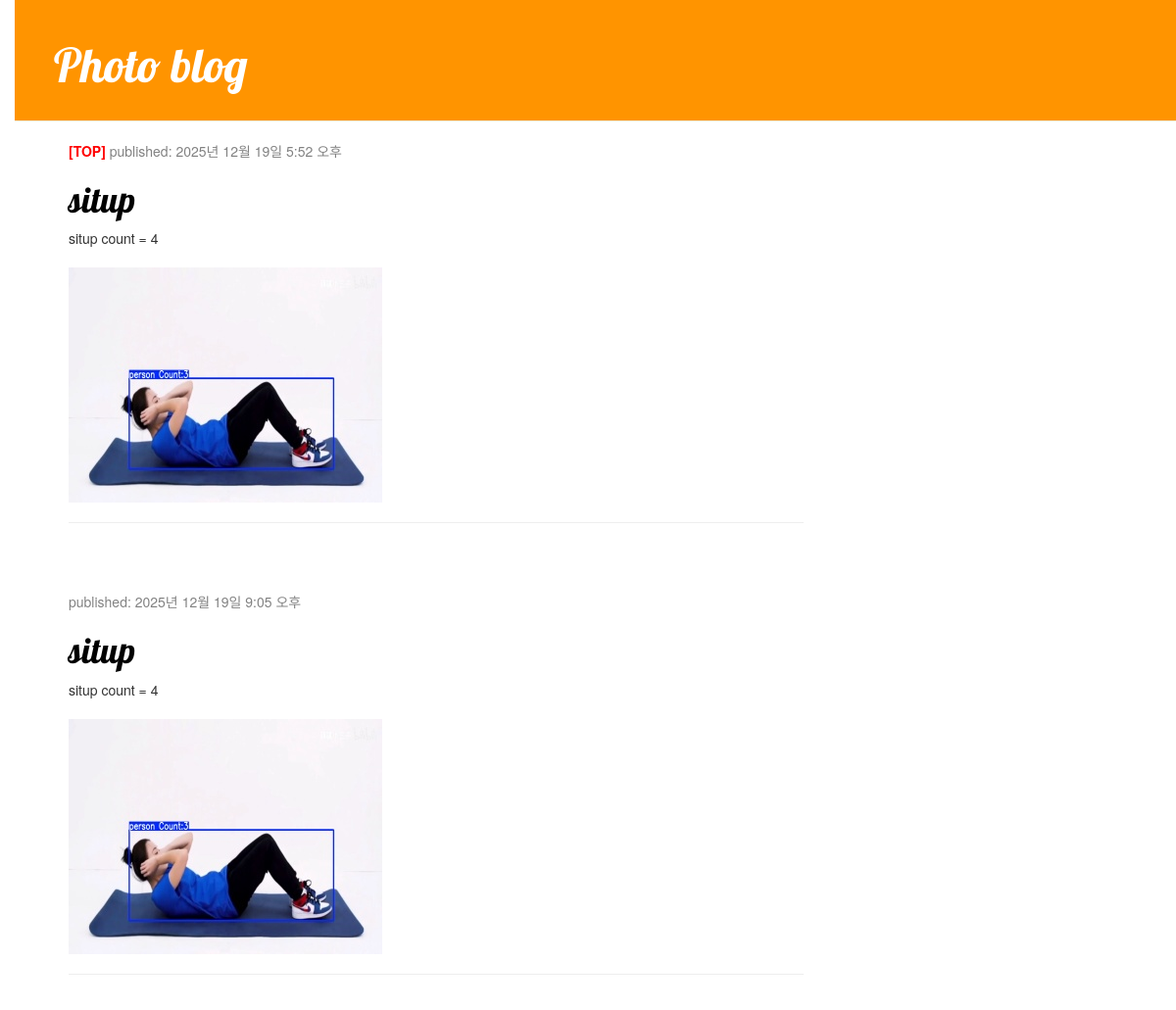
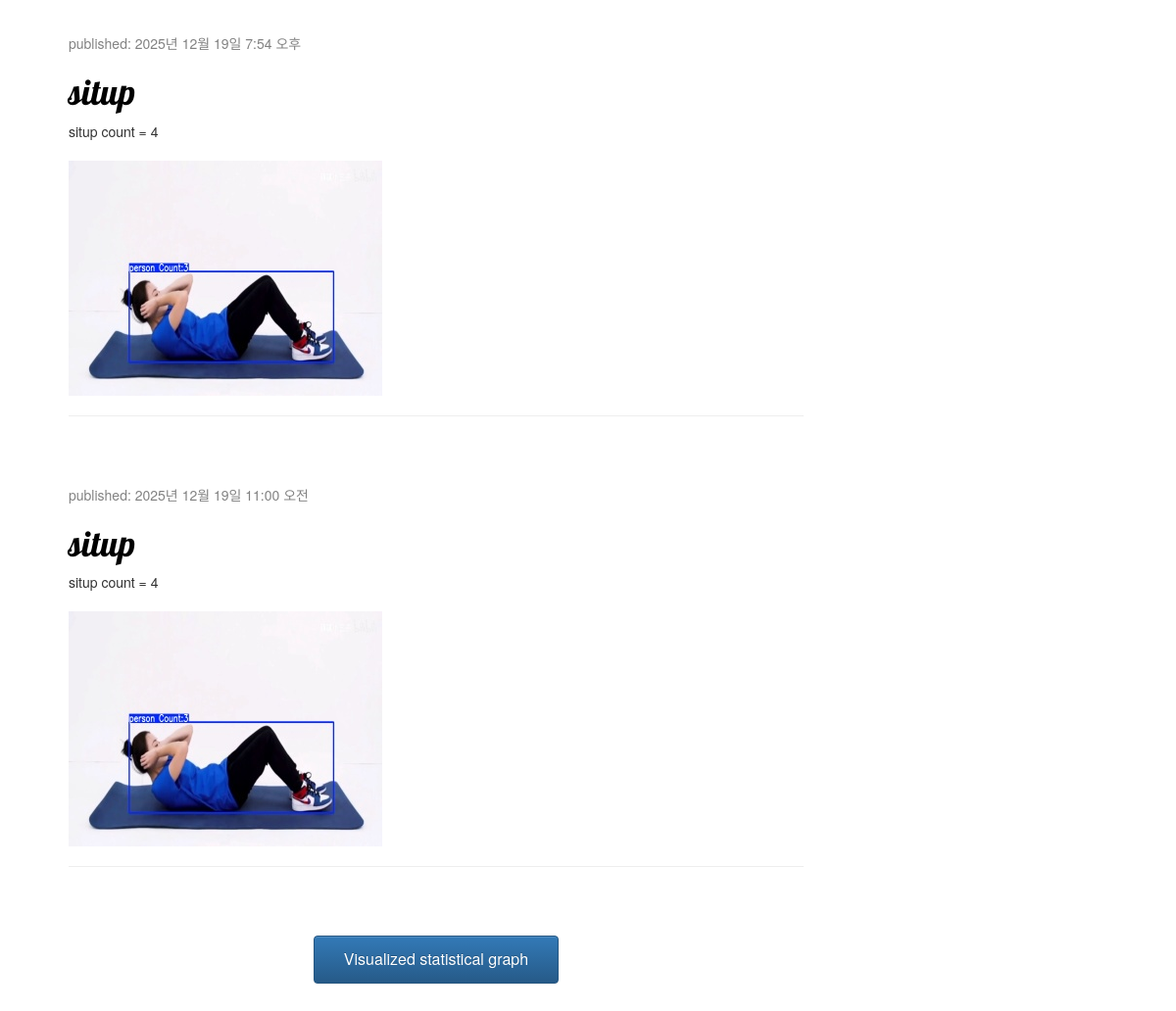
The page / on the database its author committed (2 pictures, top to bottom).
### blog/models.py (models this page shows, shortened)
class Post(models.Model):
    author = models.ForeignKey(settings.AUTH_USER_MODEL, on_delete=models.CASCADE)
    title = models.CharField(max_length=200)
    text = models.TextField()
    created_date = models.DateTimeField(default=timezone.now)
    published_date = models.DateTimeField(blank=True, null=True)
    is_pinned = models.BooleanField(default=False)
    image = models.ImageField(
        upload_to='blog_image/%Y/%m/%d/',
        default='blog_image/default_error.png',
        blank=True,
        null=True
    )

### blog/views.py (the view)
# urls.py: path('', views.post_list, name='post_list'),
def post_list(request):
    posts = Post.objects.filter(
        published_date__lte=timezone.now()
    ).order_by('-is_pinned', '-published_date')
    return render(request, 'blog/post_list.html', {'posts': posts})

### blog/templates/blog/post_list.html
{% extends 'blog/base.html' %}
{% block content %}
  {% for post in posts %}
<div class="post">
    <div class="date">
        <p>
            {% if post.is_pinned %}
            <span style="color:red; font-weight:bold;">[TOP]</span>
            {% endif %}
            published: {{ post.published_date }}
        </p>
    </div>
    <h1>
        <a href="{% url 'post_detail' pk=post.pk %}">
            {{ post.title }}
        </a>
    </h1>
    <p>{{ post.text|linebreaksbr }}</p>
    {% if post.image %}
    <img src="{{ post.image.url }}"
         alt="{{ post.title }}"
         class="rounded intruder-image-list"
         style="max-width: 100%; margin-top: 10px;">
    {% endif %}
    <hr>
</div>
  {% empty %}
<p>No posts have been published yet.</p>
  {% endfor %}
<div style="text-align:center; margin: 40px 0;">
    <a href="{% url 'situp_stats' %}"
       class="btn btn-primary"
       style="padding: 12px 30px; font-size: 16px;">
        Visualized statistical graph
    </a>
</div>
{% endblock %}

### blog/templates/blog/base.html (shortened to what this page needs)
{% load static %}
<!DOCTYPE html>
<html>
<head>
    <link rel="stylesheet" href="//maxcdn.bootstrapcdn.com/bootstrap/3.2.0/css/bootstrap.min.css">
    <link rel="stylesheet" href="//maxcdn.bootstrapcdn.com/bootstrap/3.2.0/css/bootstrap-theme.min.css">
    <link rel="stylesheet" href="{% static 'css/blog.css' %}">
</head>
<body>
    <div class="page-header">
        <h1><a href="/">Photo blog</a></h1>
    </div>
    <div class="content container">
        <div class="row">
            <div class="col-md-8">
                {% block content %}
                {% endblock %}
            </div>
        </div>
    </div>
</body>
</html>

### blog/static/css/blog.css (style rules this page uses)
.page-header { background-color: #ff9400; margin-top: 0; padding: 20px 20px 20px 40px; }
.page-header h1, .page-header h1 a, .page-header h1 a:visited, .page-header h1 a:active { color: #ffffff; font-size: 36pt; text-decoration: none; }
h1 a { color: #FCA205; font-family: 'Lobster'; }
body { padding-left: 15px; }
.content { margin-left: 40px; }
h1, h2, h3, h4 { font-family: 'Lobster', cursive; }
.date { color: #828282; }
.post { margin-bottom: 70px; }
.post h1 a, .post h1 a:visited { color: #000000; }
.page-header { background-color: #ff9400; margin-top: 0; padding: 20px 20px 20px 40px; position: relative; }

### rows shown on the page
Post: is_pinned "[TOP]", published_date "2025년 12월 19일 5:52 오후", title "situp", text "situp count = 4", image (picture)
Post: published_date "2025년 12월 19일 9:05 오후", title "situp", text "situp count = 4", image (picture)
Post: published_date "2025년 12월 19일 7:54 오후", title "situp", text "situp count = 4", image (picture)
Post: published_date "2025년 12월 19일 11:00 오전", title "situp", text "situp count = 4", image (picture)
